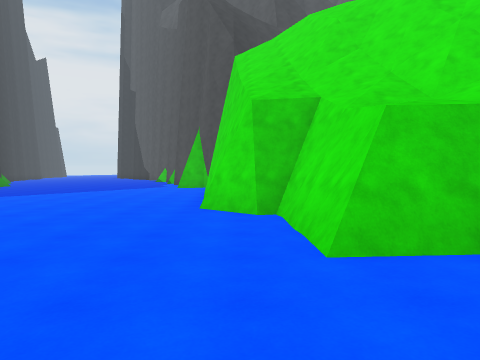
[1] (above)

21 first-person views from a walk through a Unity game level. The camera is 1.5 m above the floor, tilts 2° down and sees 70° across. The floor is counted in squares, 2 m on a side. Each view is taken from the middle of a square. On the plan, view 1 faces up. The plan holds only what a view shows up to about 11 squares ahead; the rest is blank. The place goes on beyond the plan. The player is left out.

[2]
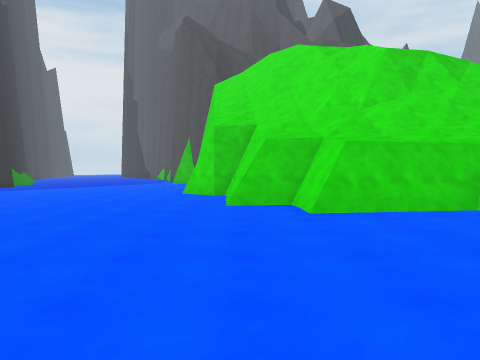

[3]
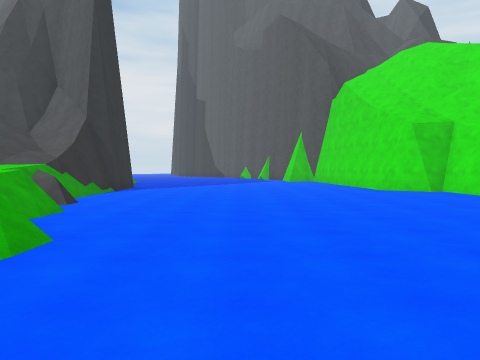

[4]
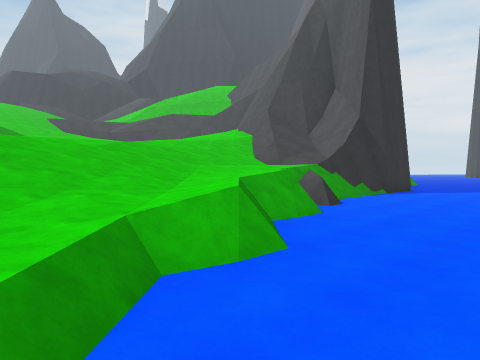

[5]
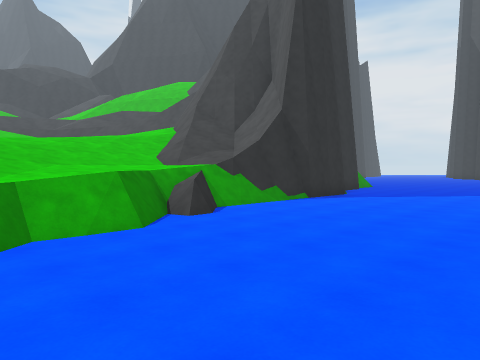

[6]
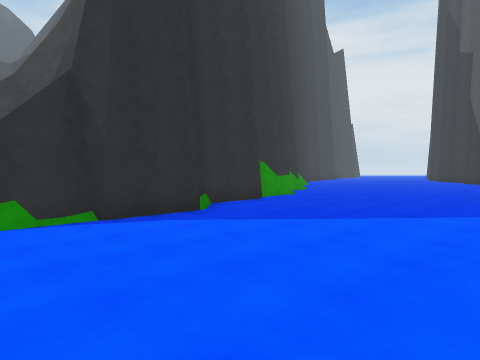

[7]
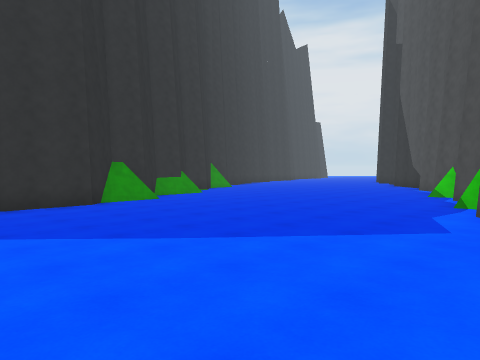

[8]
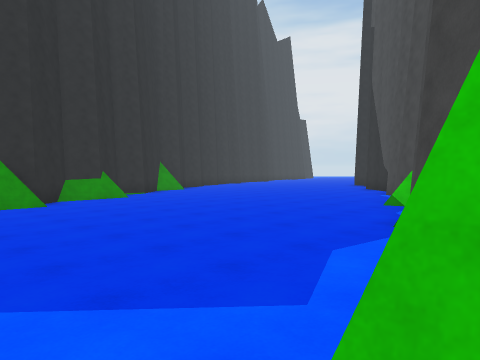

[9]
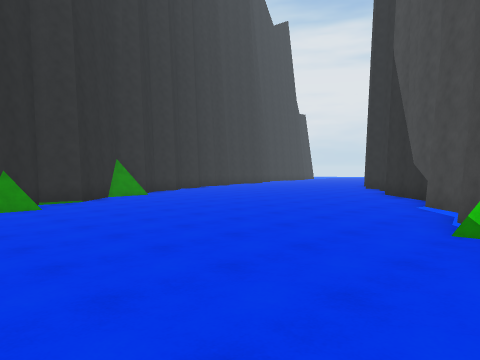

[10]
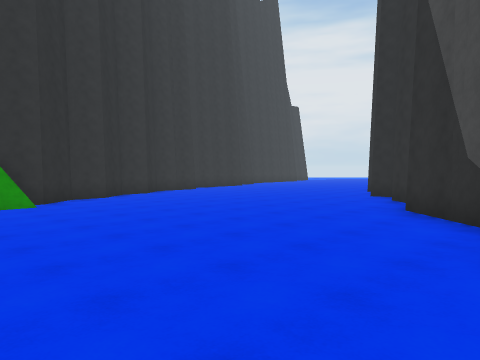

[11]
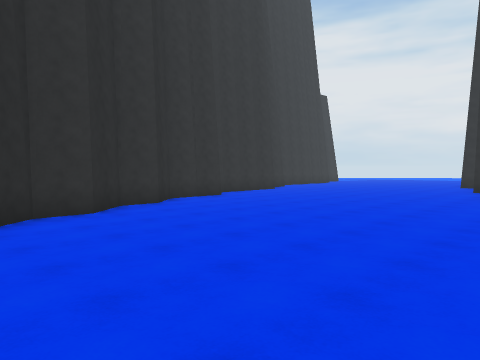

[12]
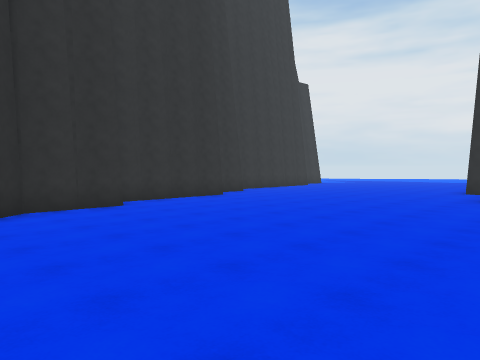

[13]
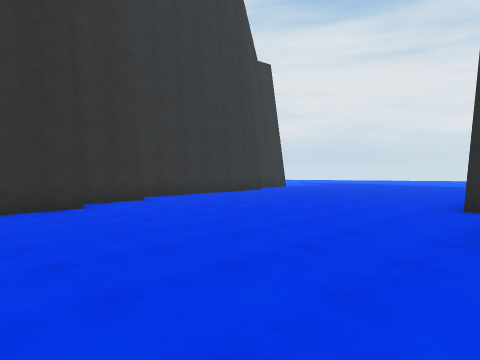

[14]
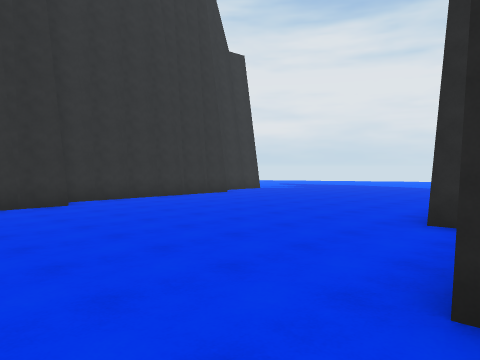

[15]
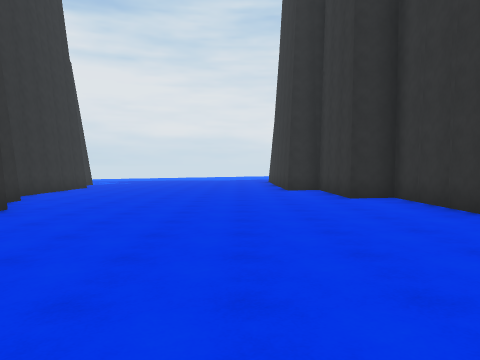

[16]
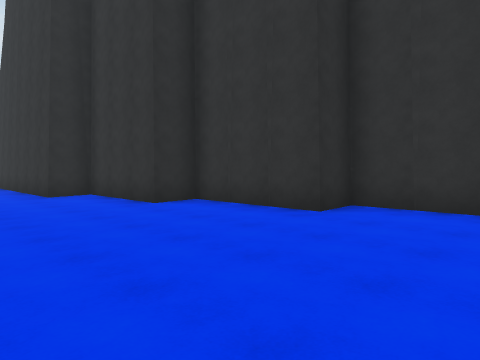

[17]
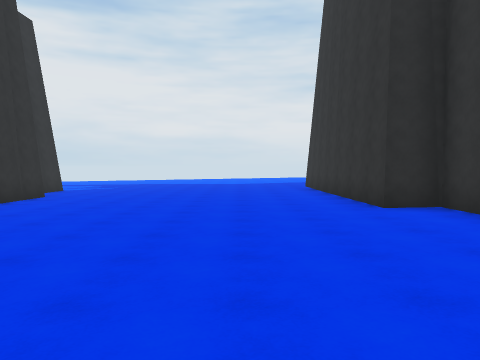

[18]
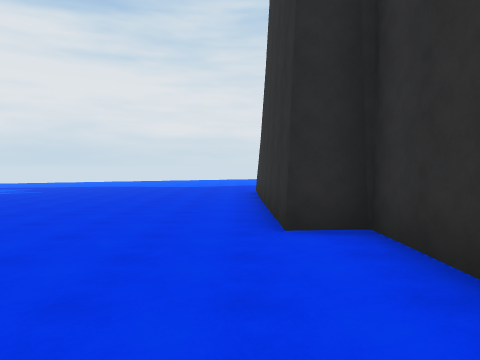

[19]
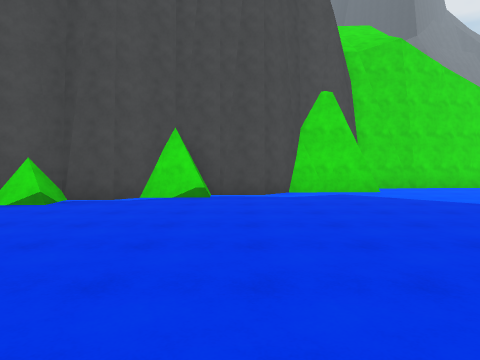

[20]
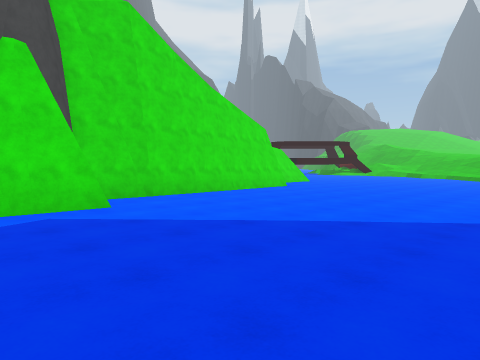

[21]
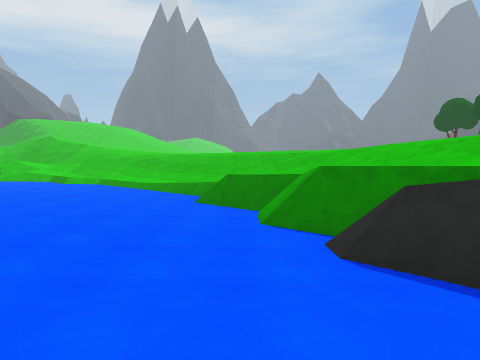

### Floor plan
Key: @ floor where view 1 was taken; # wall or solid block; . main floor; : floor 0.25 m higher than the main floor; - floor 0.25 m lower than the main floor; + floor 0.5 m higher than the main floor; * floor 0.75 m higher than the main floor; % floor 1.5 m higher than the main floor; & floor 2 m higher than the main floor; $ floor 3 m higher than the main floor; / step, stairs or slope; = window, fence, low wall or low ledge; v drop or lower ground.
Columns run from 21 left of view 1 to 7 right of it. Each row starts with its distance up from view 1.
 42 --......#
 41 --......#
 40 --......#
 39 --......#
 38 --......#
 37 --.......#
 36 #-.......#
 35 #-.......#
 34 ##........#
 33  #........#
 32  #........#.
 31  #.........#
 30  ##........#
 29   #.........#
 28   # ........#
 27    #.........#
 26    # ........#:
 25     #.........#
 24     #.........:#
 23     ##........::#
 22      ##.......::#
 21       #.......::##
 20       ##......:::#
 19        #......:::#
 18        ##=....:::/#
 17          #....::::#
 16          #....::::#
 15          ##...::::+#
 14           #...::::+#
 13           #...::::++#
 12           #=..::::++#
 11            #..::::++#
 10            #..::::++#
  9            #..::::++#
  8            #..::::++#
  7           .#..::::+++#  ##///
  6          ..#..::::+++## /=#=/
  5        /.. #..::::++++#//////
  4        ///&==.::::++++#//////
  3        /////=.::::++++##v///
  2        //////.::::+++++####
  1         ///%==::::+++++++*
  0         /////=/:::+++@+++*
 -1         $//////:::+++++++
 -2          $/////:::+++++++
 -3           //////::++++++
 -4            //////:+++ +

Positions as (right, up) in squares from view 1, and headings:
1: (0, 0), facing up
2: (1, -4), facing up
3: (-5, -4), facing up
4: (-5, -3), facing up-left
5: (-4, 0), facing up-left
6: (-4, 6), facing up-left
7: (-2, 10), facing up-left
8: (-2, 13), facing up-left
9: (-4, 16), facing up-left
10: (-6, 20), facing up-left
11: (-10, 22), facing up-left
12: (-11, 26), facing up-left
13: (-12, 31), facing up-left
14: (-12, 33), facing up-left
15: (-15, 27), facing up
16: (-16, 29), facing up-right
17: (-16, 32), facing up
18: (-14, 34), facing up
19: (-11, 17), facing right
20: (-8, 16), facing down-right
21: (-8, 7), facing down
